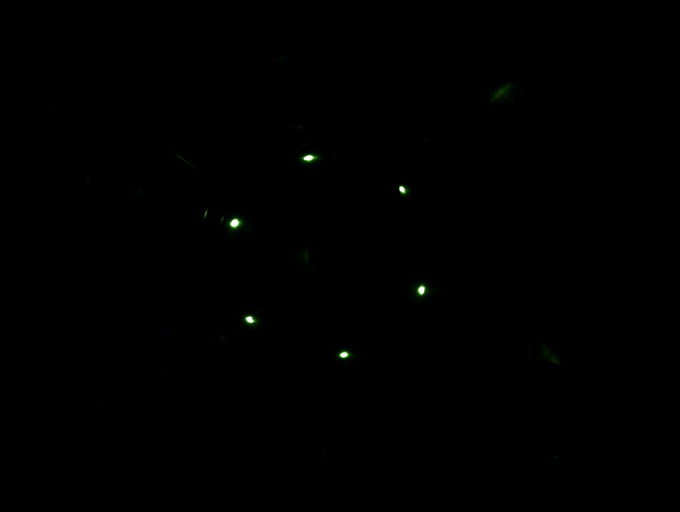
#> input picture FT_surfacephysics/FoPra_Group_50_0002.jpg, 1360 x 1024 px (shown at 1/2 size); its folder holds only this picture in this run
$ python script_para_localizar_puntos.py   (older library calls are emulated)
#> lines starting #> are read from the running program, lines starting #| are printed output that depends on the picture; after the words box and inside, x2 and y2 are one past the last pixel; in counts of white or black regions, pixels touching at a corner belong together; long printed decimals are rounded
### FT_surfacephysics/localizar_puntos.py

import numpy as np
import scipy
import scipy.ndimage as ndimage
import matplotlib.pyplot as plt
import pandas as pd

def localizar_puntos(numero_imagen, threshold):

#> called with numero_imagen = '0002', threshold = 40
    fname = 'FoPra_Group_50_' + str(numero_imagen)
    neighborhood_size = 60

    data = scipy.misc.imread(fname+'.jpg')
#> data is the input picture: shape (1024, 1360, 3); mean R, G, B 0.2, 0.4, 0.2
    data = np.mean(data, axis = 2)
#> data: shape (1024, 1360) float64

    data_max = ndimage.filters.maximum_filter(data, neighborhood_size)
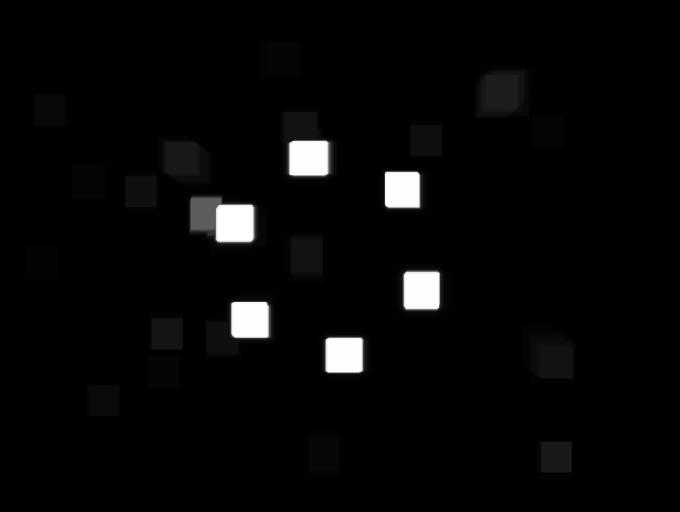
#> data_max: shape (1024, 1360) float64 (shown at 1/2 size); min 0, max 255, mean 7.2
    maxima = (data == data_max)
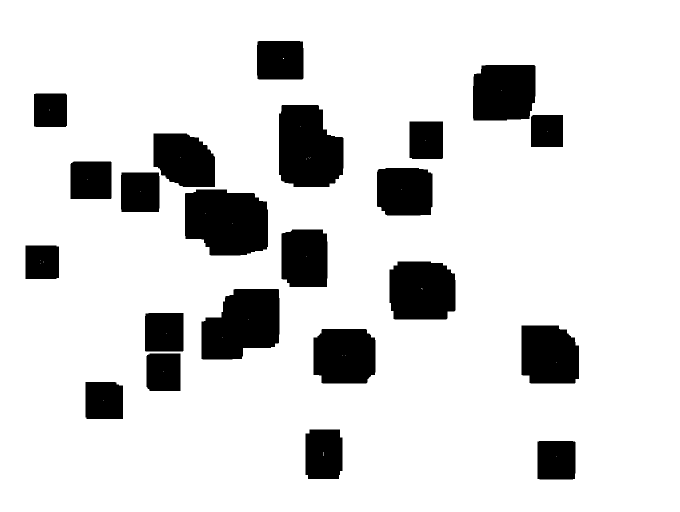
#> maxima: shape (1024, 1360) bool (shown at 1/2 size); 85.4% white; 22 black regions, largest, box (x1, y1, x2, y2) and area: (370, 379, 536, 511) 18944, (558, 210, 687, 374) 17800, (403, 578, 559, 719) 17341
    data_min = ndimage.filters.minimum_filter(data, neighborhood_size)
#> data_min: shape (1024, 1360) float64; every value is 0
    diff = ((data_max - data_min) > threshold)
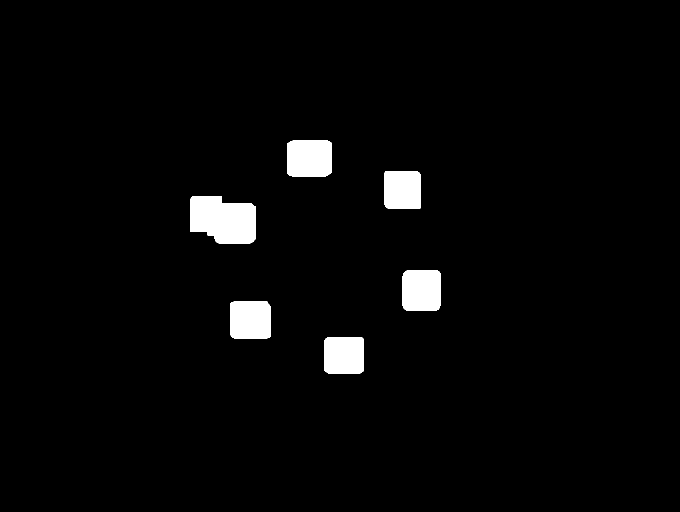
#> diff: shape (1024, 1360) bool (shown at 1/2 size); 2.9% white; 6 white regions, box (x1, y1, x2, y2) and area: (380, 393, 512, 487) 10272, (575, 280, 663, 354) 6360, (805, 541, 881, 622) 6044, (461, 603, 542, 677) 5905, (649, 674, 728, 747) 5702, (769, 342, 842, 418) 5485
    maxima[diff == 0] = 0
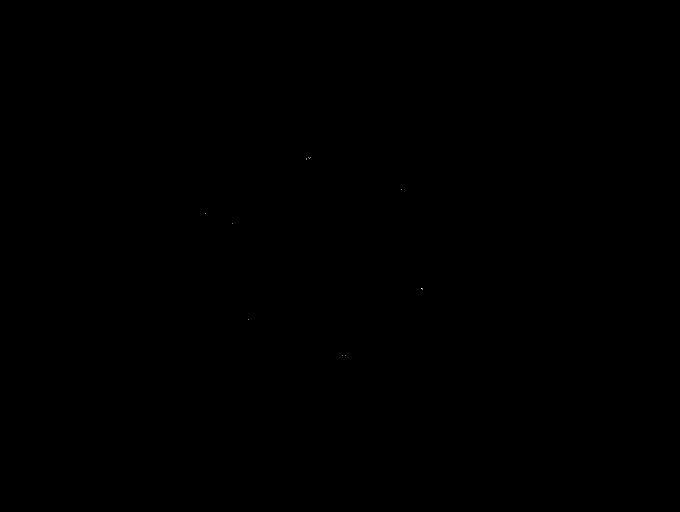
#> maxima: shape (1024, 1360) bool (shown at 1/2 size); 0% white in thin lines or dots, all inside (x1, y1, x2, y2) = (411, 314, 846, 711)

    labeled, num_objects = ndimage.label(maxima)
#> labeled: shape (1024, 1360) int32; 14 distinct labels, from 0 to 13
#> num_objects = 13
    xy = np.array(ndimage.center_of_mass(data, labeled, range(1, num_objects+1)))
#> xy = 13 rows, first 8: [314, 617], [315, 621], [316, 619], [317, 613], [318, 612], [379, 802], [427, 411], [447, 465]

    puntos_xy = xy[:,[0,1]]
#> puntos_xy has the same summary as xy
    distances = np.zeros((puntos_xy.shape[0], puntos_xy.shape[0]))
    for i in range(len(puntos_xy[:,0])):
        for j in range(len(puntos_xy[:,0])):
            distances[i, j] = np.sqrt((puntos_xy[i, 0] - puntos_xy[j, 0]) ** 2 + (puntos_xy[i, 1] - puntos_xy[j, 1]) ** 2)
#> this loop made 13 passes

    masks = np.zeros(distances.shape)
    puntos_finales_x = np.zeros((len(puntos_xy[:, 0]), 1))
#> puntos_finales_x = [0, 0, 0, 0, 0, 0, 0, 0, 0, 0, 0, 0, 0]
    puntos_finales_y = np.zeros((len(puntos_xy[:, 0]), 1))
#> puntos_finales_y = [0, 0, 0, 0, 0, 0, 0, 0, 0, 0, 0, 0, 0]

    for i in range(len(puntos_xy[:,0])):
        masks[i] = distances[i, :] < 40
        puntos_x = puntos_xy[:, 0][masks[i].astype(bool)]
        puntos_y = puntos_xy[:, 1][masks[i].astype(bool)]
        puntos_finales_x[i] = np.sum(puntos_x) / len(puntos_x)
        puntos_finales_y[i] = np.sum(puntos_y) / len(puntos_y)
#> this loop made 13 passes
#> (puntos_x, puntos_y) on passes 1 to 12: ([314, 315, 316, 317, 318], [617, 621, 619, 613, 612]), ([314, 315, 316, 317, 318], [617, 621, 619, 613, 612]), ([314, 315, 316, 317, 318], [617, 621, 619, 613, 612]), ([314, 315, 316, 317, 318], [617, 621, 619, 613, 612]), ([314, 315, 316, 317, 318], [617, 621, 619, 613, 612]), ([379], [802]), ([427], [411]), ([447], [465]), ([577, 578], [843, 845]), ([577, 578], [843, 845]), ([639], [497]), ([710, 710], [685, 690])
#> after the loop, puntos_finales_x = [316, 316, 316, 316, 316, 379, 427, 447, 577.5, 577.5, 639, 710, 710]; puntos_finales_y = [616.4, 616.4, 616.4, 616.4, 616.4, 802, 411, 465, 844, 844, 497, 687.5, 687.5]

    puntos_finales_x, indices = np.unique(puntos_finales_x, return_index = True)
#> puntos_finales_x = [316, 379, 427, 447, 577.5, 639, 710]; indices = [0, 5, 6, 7, 8, 10, 11]
    puntos_finales_x = puntos_finales_x.reshape(len(indices),1)
    puntos_finales_y = puntos_finales_y[indices]
#> puntos_finales_y = [616.4, 802, 411, 465, 844, 497, 687.5]

    puntos_finales = np.concatenate((puntos_finales_y, puntos_finales_x), axis = 1)  # aqui le doy la vuelta a los indices
#> puntos_finales = [[616.4, 316], [802, 379], [411, 427], [465, 447], [844, 577.5], [497, 639], [687.5, 710]]

    # eliminamos los que estan fuera de la zona de interes

    mask_x = (puntos_finales[:, 0] > 455) * (puntos_finales[:, 0] < 900)  #850
#> mask_x = [True, True, False, True, True, True, True]
    mask_y = (puntos_finales[:, 1] > 315) * (puntos_finales[:, 1] < 800)
#> mask_y = [True, True, True, True, True, True, True]

    mask = (mask_x * mask_y).reshape(len(puntos_finales[:, 0]), 1)
#> mask = [True, True, False, True, True, True, True]
    mask = np.concatenate((mask, mask), axis = 1)
#> mask = [[True, True], [True, True], [False, False], [True, True], [True, True], [True, True], [True, True]]
    puntos_finales = puntos_finales[mask].reshape(np.sum(mask[:, 0]), 2)
#> puntos_finales = [[616.4, 316], [802, 379], [465, 447], [844, 577.5], [497, 639], [687.5, 710]]

    # calculo el centro de los hexagonos:
    centro = np.mean(puntos_finales, axis = 0)
#> centro = [652, 511.4]

    mask_interior = []
    distancia_interior = np.sqrt((puntos_finales[:, 0] - centro[0])**2 + (puntos_finales[:, 1] - centro[1])**2)
#> distancia_interior = [198.6, 200.1, 197.8, 203.1, 200.7, 201.7]
    mask_interior = distancia_interior > 70  # antes 150
#> mask_interior = [True, True, True, True, True, True]
    mask_interior = mask_interior.reshape(len(mask_interior), 1)
    mask_interior = np.concatenate((mask_interior, mask_interior), axis=1)
#> mask_interior = [[True, True], [True, True], [True, True], [True, True], [True, True], [True, True]]
    puntos_finales = puntos_finales[mask_interior].reshape(np.sum(mask_interior[:, 0]), 2)

    df_final = pd.DataFrame({'X': puntos_finales[:, 0], 'Y': puntos_finales[:, 1]})
#> df_final = table of 6 rows and 2 columns

    # here I split the points into 2 groups: inner points and outer points
    df_final['d'] = (df_final['X'] - centro[0])**2 + (df_final['Y'] - centro[1])**2
    df_ordered = df_final.sort_values(by = ['d'], ascending = False)
#> df_ordered = table of 6 rows and 3 columns
    df_ordered_inner = df_ordered[6:12]
#> df_ordered_inner = table of 0 rows and 3 columns
    df_ordered_outer = df_ordered[0:6]
#> df_ordered_outer = table of 6 rows and 3 columns
    # finish the points classification

    # here I make the calculations
    distances_to_center_inner = np.sqrt((df_ordered_inner['X'] - centro[0])**2 + (df_ordered_inner['Y'] - centro[1])**2)
    distances_to_center_outer = np.sqrt((df_ordered_outer['X'] - centro[0])**2 + (df_ordered_outer['Y'] - centro[1])**2)
    mean_distance_inner = np.mean(distances_to_center_inner)
#> mean_distance_inner = nan
    mean_distance_outer = np.mean(distances_to_center_outer)
#> mean_distance_outer = 200.3

    b1_sin_centro = np.array([df_ordered_outer['X'].max(), df_ordered_outer['Y'][df_ordered_outer['X'].idxmax()]])
#> b1_sin_centro = [844, 577.5]
    b2_sin_centro = np.array([df_ordered_outer['X'][df_ordered_outer['Y'].idxmin()], df_ordered_outer['Y'].min()])
#> b2_sin_centro = [616.4, 316]
    b1 = b1_sin_centro - centro
#> b1 = [192, 66.08]
    b2 = b2_sin_centro - centro
#> b2 = [-35.58, -195.4]

    angulo_b1 = np.arctan(b1[1] / b1[0]) * 180 / np.pi
#> angulo_b1 = 18.99
    angulo_b2 = np.arctan(b2[1] / b2[0]) * 180 / np.pi
#> angulo_b2 = 79.68
    angulo_b2 += 2 * (90 - angulo_b2)
#> angulo_b2 = 100.3
    angulo_b1_b2 = angulo_b1 + angulo_b2
#> angulo_b1_b2 = 119.3
    print("Figure number:", numero_imagen)
    print("The angle between b1 and b2 is", angulo_b1_b2)
#| The angle between b1 and b2 is 119.311

    if int(numero_imagen) in np.arange(5, 20, 1):
        d1_sin_centro = np.array([df_ordered_inner['X'].max(), df_ordered_inner['Y'][df_ordered_inner['X'].idxmax()]])
        d2_sin_centro = np.array([df_ordered_inner['X'][df_ordered_inner['Y'].idxmin()], df_ordered_inner['Y'].min()])
        d1 = d1_sin_centro - centro
        d2 = d2_sin_centro - centro

        angulo_d1 = np.arctan(d1[1] / d1[0]) * 180 / np.pi
        angulo_d2 = np.arctan(d2[1] / d2[0]) * 180 / np.pi
        angulo_d1_d2 = angulo_d1 - angulo_d2
        print("The angle between d1 and d2 is", angulo_d1_d2)
    else:
        angulo_d1_d2 = np.NaN


    #calculo de eta:
    a1 = 2.7  # Angstrom
    eta = (2 * np.pi)**(-1) * a1 * mean_distance_outer * np.cos(0.5 * angulo_b1_b2 * np.pi /180)  # Angstrom * pixel
#> eta = 43.49
    print("The coeficient eta is", eta)
#| The coeficient eta is 43.492

    if int(numero_imagen) in np.arange(5, 20, 1):
        c = 2 * np.pi * eta / (mean_distance_inner * np.cos(angulo_d1_d2 * np.pi / 180))  # Angstrom
        print("The value of c is", c)

    # finish the calculations

    text_file = open('calculations', 'a')
    text_file.write("Figure number: %s \n" % numero_imagen)
    text_file.write('The angle between b1 and b2 is %f \n' % angulo_b1_b2)
    if int(numero_imagen) in np.arange(5, 20, 1):
        text_file.write('The angle between d1 and d2 is %f \n' % angulo_d1_d2)
        text_file.write('The value of c is %f \n' % c)
        text_file.write('The mean distance of the inner points is %f' % mean_distance_inner)
    text_file.write('The coefficient eta is %f \n' % eta)
    text_file.write('The mean distance of the outer points is %f \n\n' % mean_distance_outer)
    text_file.close()


#> (the run stopped early here; a loop or call above may not have finished)
